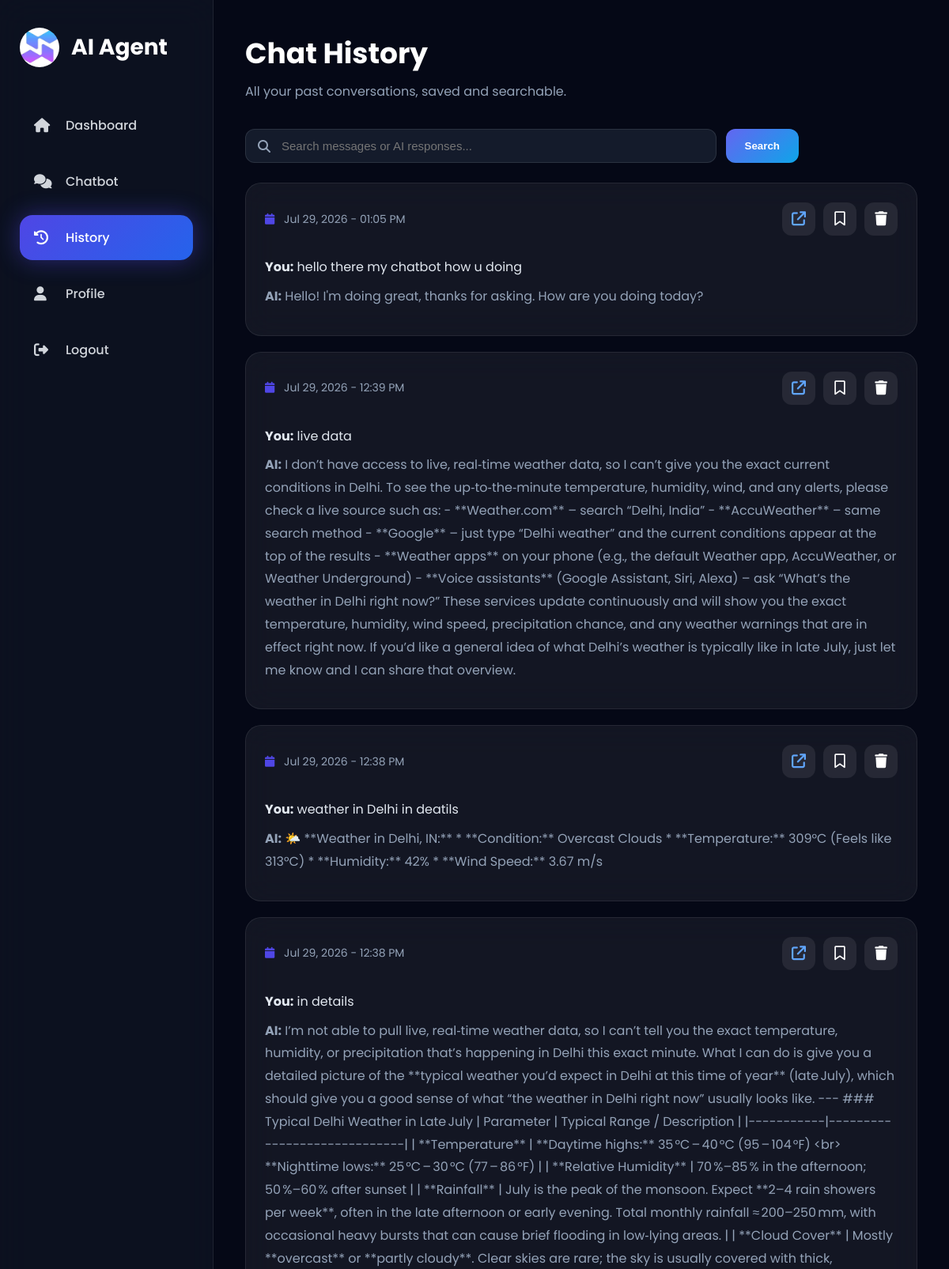
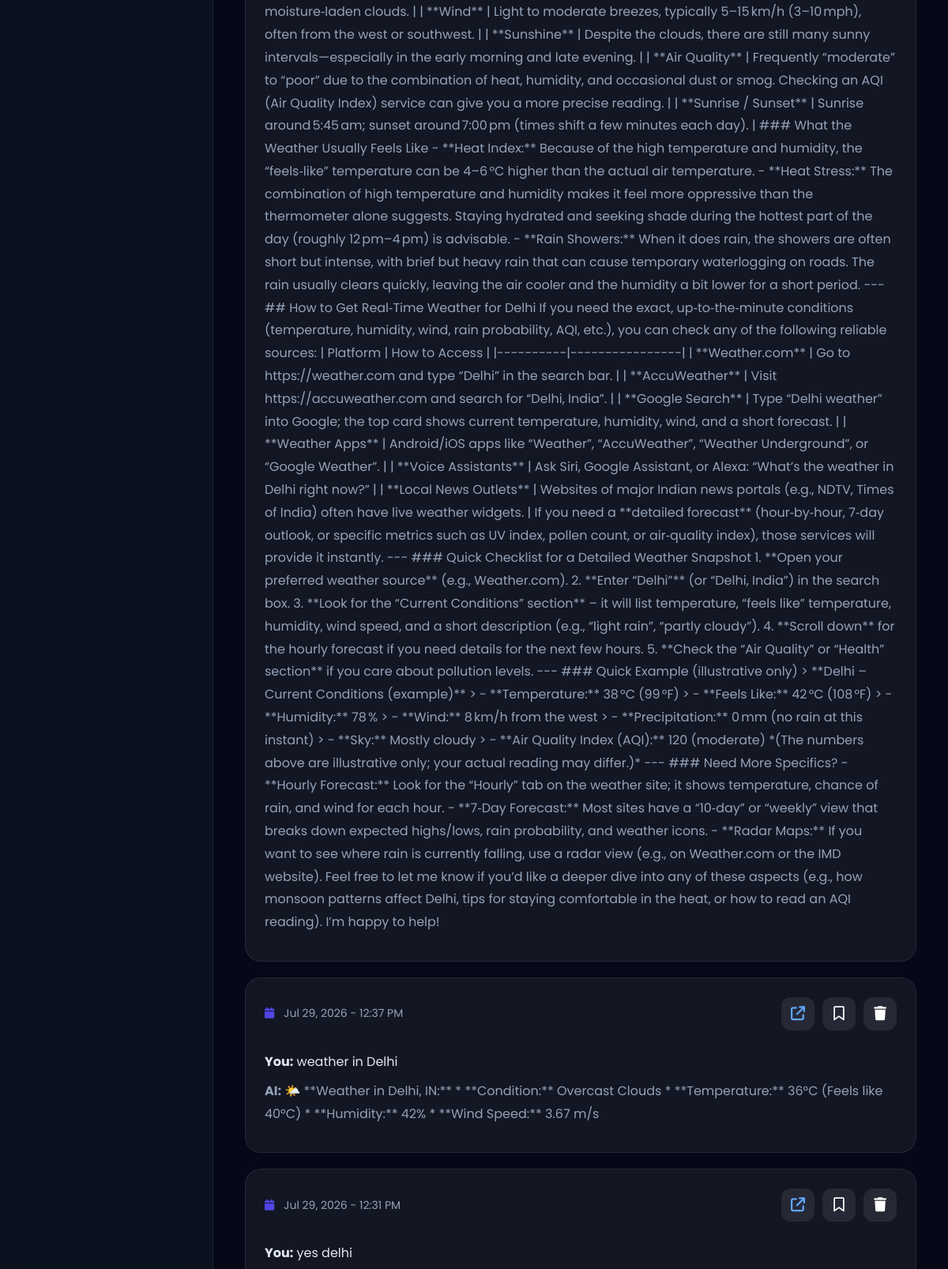
Page /history/ (signed in, upper part) on the committed database (2 pictures, top to bottom).
### APICHAT/models.py (models this page shows, shortened)
class ChatMessage(models.Model):
    user = models.ForeignKey(
        User,
        on_delete=models.CASCADE,
        related_name="chat_messages"
    )
    session = models.ForeignKey(
        ChatSession,
        on_delete=models.CASCADE,
        related_name="messages",
        null=True,
        blank=True
    )
    message = models.TextField()
    response = models.TextField()
    is_saved = models.BooleanField(default=False)
    created_at = models.DateTimeField(auto_now_add=True)
    class Meta:
        ordering = ["-created_at"]

### APICHAT/views.py (the view)
# urls.py: path("history/", views.history, name="history"),
@login_required(login_url="login")
def history(request):
    search_query = request.GET.get('q', '')
    chats = ChatMessage.objects.filter(user=request.user).order_by('-created_at')
    if search_query:
        chats = chats.filter(
            Q(message__icontains=search_query) |
            Q(response__icontains=search_query)
        )
    context = {'chats': chats}
    return render(request, 'history.html', context)

### APICHAT/templates/history.html (shortened to what this page needs)
{% load static %}
<!DOCTYPE html>
<html lang="en">
<head>
    <link rel="stylesheet" href="{% static 'css/history.css' %}">
    <link rel="stylesheet" href="https://cdnjs.cloudflare.com/ajax/libs/font-awesome/6.7.1/css/all.min.css">
</head>
<body>
<div class="dashboard">
    <aside class="sidebar">
        <div class="logo">
            <img src="{% static 'images/logo.jpg' %}" alt="AI Agent Logo" style="width: 50px; height: 50px; object-fit: cover; border-radius: 50%;">
            <h2>AI Agent</h2>
        </div>
        <ul class="menu">
            <li>
                <a href="{% url 'dashboard' %}">
                    <i class="fa-solid fa-house"></i>
                    <span>Dashboard</span>
                </a>
            </li>
            <li>
                <a href="{% url 'chatbot' %}">
                    <i class="fa-solid fa-comments"></i>
                    <span>Chatbot</span>
                </a>
            </li>
            <li class="active">
                <a href="{% url 'history' %}">
                    <i class="fa-solid fa-clock-rotate-left"></i>
                    <span>History</span>
                </a>
            </li>
            <li>
                <a href="{% url 'profile' %}">
                    <i class="fa-solid fa-user"></i>
                    <span>Profile</span>
                </a>
            </li>
            <li>
                <a href="{% url 'logout' %}">
                    <i class="fa-solid fa-right-from-bracket"></i>
                    <span>Logout</span>
                </a>
            </li>
        </ul>
    </aside>
    <main class="main">
        <header class="navbar">
            <div class="heading">
                <h1>Chat History</h1>
                <p>All your past conversations, saved and searchable.</p>
            </div>
        </header>
        <div class="history-search-container" style="margin: 25px 0;">
            <form method="GET" action="{% url 'history' %}" style="display: flex; gap: 12px; max-width: 700px;">
                <div style="position: relative; flex: 1;">
                    <i class="fa-solid fa-magnifying-glass" style="position: absolute; left: 16px; top: 50%; transform: translateY(-50%); color: #94a3b8;"></i>
                    <input
                        type="text"
                        name="q"
                        placeholder="Search messages or AI responses..."
                        value="{{ request.GET.q }}"
                        style="width: 100%; box-sizing: border-box; background: rgba(30, 41, 59, 0.6); border: 1px solid rgba(255, 255, 255, 0.1); color: white; padding: 12px 16px 12px 45px; border-radius: 12px; font-size: 15px; outline: none; transition: 0.3s;"
                        onfocus="this.style.borderColor='#6366f1'; this.style.boxShadow='0 0 0 3px rgba(99, 102, 241, 0.2)';"
                        onblur="this.style.borderColor='rgba(255, 255, 255, 0.1)'; this.style.boxShadow='none';"
                    >
                </div>
                <button type="submit" style="background: linear-gradient(135deg, #6366f1, #0ea5e9); border: none; color: white; padding: 0 24px; border-radius: 12px; font-weight: 600; cursor: pointer; transition: 0.2s;">
                    Search
                </button>
            </form>
        </div>
        <section class="history-list">
{% for chat in chats %}
                <div class="history-card" style="transition: 0.3s; position: relative;">
                    <div class="history-top">
                        <span class="history-date">
                            <i class="fa-solid fa-calendar"></i>
                            {{ chat.created_at|date:"M d, Y - h:i A" }}
                        </span>
                        <div class="history-actions">
                            <a href="{% url 'chatbot' %}?chat_id={{ chat.id }}" class="icon-btn" title="Open in Chat" style="text-decoration: none; color: #60a5fa; display: inline-flex; align-items: center; justify-content: center;">
                                <i class="fa-solid fa-arrow-up-right-from-square"></i>
                            </a>
                            <form method="POST" action="{% url 'toggle_save_chat' chat.id %}">
                                <button type="submit" class="icon-btn" title="Save / Unsave">
                                    {% if chat.is_saved %}
                                        <i class="fa-solid fa-bookmark"></i>
                                    {% else %}
                                        <i class="fa-regular fa-bookmark"></i>
                                    {% endif %}
                                </button>
                            </form>
                            <form method="POST" action="{% url 'delete_chat' chat.id %}" onsubmit="return confirm('Delete this conversation?');">
                                <button type="submit" class="icon-btn danger" title="Delete">
                                    <i class="fa-solid fa-trash"></i>
                                </button>
                            </form>
                        </div>
                    </div>
                    <a href="{% url 'chatbot' %}?chat_id={{ chat.id }}" style="text-decoration: none; color: inherit; display: block; outline: none;">
                        <div class="history-body" style="padding: 10px 0; cursor: pointer;">
                            <p class="history-message"><strong>You:</strong> {{ chat.message }}</p>
                            <p class="history-response"><strong>AI:</strong> {{ chat.response }}</p>
                        </div>
                    </a>
                </div>
            {% endfor %}
        </section>
    </main>
</div>
</body>
</html>

### APICHAT/static/css/history.css (style rules this page uses)
* { margin:0; padding:0; box-sizing:border-box; }
html { scroll-behavior:smooth; }
body { font-family:'Poppins',sans-serif; background:#050816; color:#fff; overflow-x:hidden; min-height:100vh; }
.dashboard { display:flex; min-height:100vh; }
.sidebar { width:270px; background:rgba(17,24,39,.60); backdrop-filter:blur(20px); border-right:1px solid rgba(255,255,255,.08); position:fixed; top:0; left:0; bottom:0; padding:35px 25px; }
.logo { display:flex; align-items:center; gap:15px; margin-bottom:45px; }
.logo h2 { font-size:28px; font-weight:700; }
.menu { list-style:none; }
.menu li { margin-bottom:14px; }
.menu li a { display:flex; align-items:center; gap:18px; text-decoration:none; color:#d1d5db; padding:16px 18px; border-radius:16px; transition:.35s; font-weight:500; }
.menu li a i { width:22px; font-size:18px; }
.menu li.active a { background:linear-gradient(135deg,#4f46e5,#2563eb); color:white; box-shadow:0 0 30px rgba(79,70,229,.45); }
.main { flex:1; margin-left:270px; padding:40px; }
.navbar { display:flex; justify-content:space-between; align-items:center; margin-bottom:35px; }
.heading h1 { font-size:36px; font-weight:700; }
.heading p { color:#94a3b8; margin-top:8px; }
.history-list { display:flex; flex-direction:column; gap:20px; }
.history-card { padding:24px; border-radius:20px; background:rgba(255,255,255,.06); backdrop-filter:blur(18px); border:1px solid rgba(255,255,255,.08); transition:.35s; }
.history-top { display:flex; justify-content:space-between; align-items:center; margin-bottom:16px; }
.history-date { color:#94a3b8; font-size:14px; }
.history-date i { margin-right:8px; color:#4f46e5; }
.history-actions { display:flex; gap:10px; }
.icon-btn { width:42px; height:42px; border:none; border-radius:12px; background:rgba(255,255,255,.08); color:white; font-size:18px; cursor:pointer; transition:.35s; display:flex; align-items:center; justify-content:center; }
.history-body { line-height:1.8; }
.history-message { margin-bottom:8px; color:#e2e8f0; }
.history-response { color:#94a3b8; }

### rows in the picture
ChatMessage: created_at "Jul 29, 2026 - 01:05 PM", is_saved False (drawn), message "hello there my chatbot how u doing", response "Hello! I'm doing great, thanks for asking. How are you doing today?"
ChatMessage: created_at "Jul 29, 2026 - 12:39 PM", is_saved False (drawn), message "live data", response "I don’t have access to live, real‑time weather data, so I can’t give you the exact current conditions in Delhi. To see the up‑to‑the‑minute temperature, humidity, wind, and any alerts, please check a live source such as: - **Weather.com** – search “Delhi, India” - **AccuWeather** – same search method - **Google** – just type “Delhi weather” and the current conditions appear at the top of the results - **Weather apps** on your phone (e.g., the default Weather app, AccuWeather, or Weather Underground) - **Voice assistants** (Google Assistant, Siri, Alexa) – ask “What’s the weather in Delhi right now?” These services update continuously and will show you the exact temperature, humidity, wind…"
ChatMessage: created_at "Jul 29, 2026 - 12:38 PM", is_saved False (drawn), message "weather in Delhi in deatils", response "🌤️ **Weather in Delhi, IN:** * **Condition:** Overcast Clouds * **Temperature:** 309°C (Feels like 313°C) * **Humidity:** 42% * **Wind Speed:** 3.67 m/s"
ChatMessage: created_at "Jul 29, 2026 - 12:38 PM", is_saved False (drawn), message "in details", response "I’m not able to pull live, real‑time weather data, so I can’t tell you the exact temperature, humidity, or precipitation that’s happening in Delhi this exact minute. What I can do is give you a detailed picture of the **typical weather you’d expect in Delhi at this time of year** (late July), which should give you a good sense of what “the weather in Delhi right now” usually looks like. --- ### Typical Delhi Weather in Late July | Parameter | Typical Range / Description | |-----------|-----------------------------| | **Temperature** | **Daytime highs:** 35 °C – 40 °C (95 – 104 °F) <br> **Nighttime lows:** 25 °C – 30 °C (77 – 86 °F) | | **Relative Humidity** | 70 %–85 % in the afternoon; 50…"
ChatMessage: created_at "Jul 29, 2026 - 12:37 PM", is_saved False (drawn), message "weather in Delhi", response "🌤️ **Weather in Delhi, IN:** * **Condition:** Overcast Clouds * **Temperature:** 36°C (Feels like 40°C) * **Humidity:** 42% * **Wind Speed:** 3.67 m/s"
ChatMessage: created_at "Jul 29, 2026 - 12:31 PM", is_saved False (drawn), message "yes delhi"
